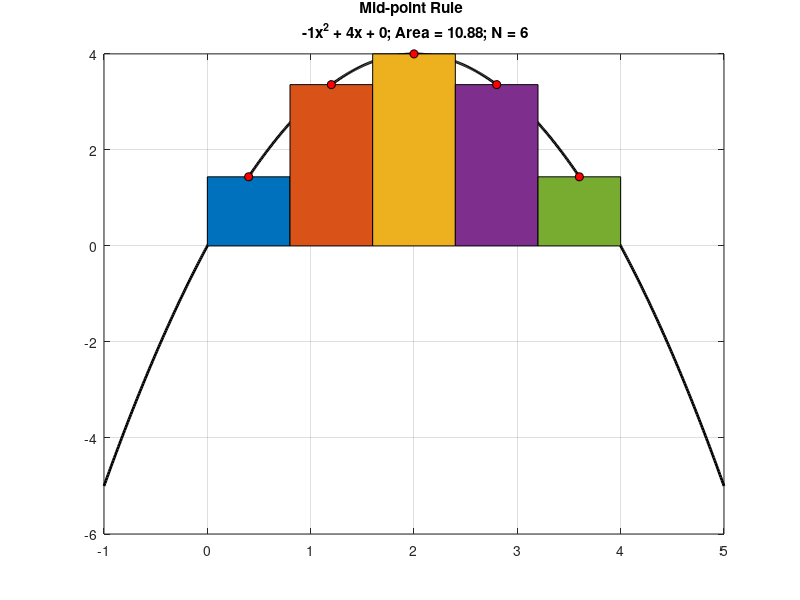

This figure's MATLAB source:
clc
close all
clear all

iex = 2;

%% EXAMPLE 1:  Trapezoidal rule
if iex ==1
    % Make an example Parabola
    % y = ax^2 + bx + c
    
    % Input coefficients
    a = -1;
    b = 4;
    c = 0;
    
    % Intialize x
    x = [-1:.01:5];
    
    % Initialize function
    f = @(a,b,c,x) a*x.^2 + b*x + c;
    
    % Call the function and find value of Y at X
    y = f(a,b,c,x);
    
    % Discretize X for summation
    xmin = 0; xmax = 4;
    Nsamples = 17; % Number of points for dividing x (N-1 trapezoids)
    x_sum = linspace(xmin,xmax,Nsamples);
    h = x_sum(2) - x_sum(1);
    
    % Y- points at x for summation
    y_sum = f(a,b,c,x_sum);
    
    % Area using TRAPEZOIDAL RULE
    area1 = h/2*(y_sum(1)+y_sum(17)+2*(y_sum(2)+y_sum(3)+y_sum(4)+y_sum(5)+y_sum(6)+y_sum(7)+y_sum(8)+y_sum(9)+y_sum(10)+y_sum(11)+y_sum(12)+y_(13)+y_sum(14)+y_sum(15)+y_sum(16))); % KEY
    
    % plot
    figure
    plot(x,y,'k','LineWidth',2);
    grid on, hold on
    
    % color area under the trapezoid
    for ii = 1:length(x_sum)-1
        area([x_sum(ii) x_sum(ii+1)],[y_sum(ii) y_sum(ii+1)]);
    end
    
    % plot circluar markers
    for ii = 1:length(x_sum)
        plot([x_sum(ii)],[y_sum(ii)],'o','MarkerFaceColor','r','MarkerEdgeColor','k');
    end
    title(sprintf('Trapezoidal Rule \n %dx^2 + %dx + %d; Area = %0.2f; N = %d',a,b,c,area1,Nsamples));
end

%% EXAMPLE 2:  Midpoint rule
if iex ==2
    % Make an example Parabola
    % y = ax^2 + bx + c
    
    % Input coefficients
    a = -1;
    b = 4;
    c = 0;
    
    % Intialize x
    x = [-1:.01:5];
    
    % Initialize function
    f = @(a,b,c,x) a*x.^2 + b*x + c;
    
    % Call the function and find value of Y at X
    y = f(a,b,c,x);
    
    % Discretize X for summation
    xmin = 0; xmax = 4;
    Nsamples = 6; % Number of points for dividing x (N-1 rectangles)
    x_sum = linspace(xmin,xmax,Nsamples);
    h = x_sum(2) - x_sum(1);
    
    % Find mid-points of x
    x_mid = conv(x_sum,[0.5 0.5],'valid');
    
    % Y- points at mid-points for summation
    y_mid = f(a,b,c,x_mid);
    
    % Area using MID-POINT RULE
    area1 = h*sum(y_mid); % KEY
    
    % plot
    figure
    plot(x,y,'k','LineWidth',2);
    grid on, hold on  
    
    % color area under the rectangle
    for ii = 1:length(x_sum)-1
        area([x_sum(ii) x_sum(ii+1)],[y_mid(ii) y_mid(ii)]);
    end
    
    % plot circluar markers
    for ii = 1:length(x_mid)
        plot([x_mid(ii)],[y_mid(ii)],'o','MarkerFaceColor','r','MarkerEdgeColor','k');
    end
    title(sprintf('Mid-point Rule \n %dx^2 + %dx + %d; Area = %0.2f; N = %d',a,b,c,area1,Nsamples))
end

%% EXAMPLE 2:  Simpson's Method
if iex == 3
    % Input coefficients
    a = -1;
    b = 4;
    c = 0;
    
    % Intialize x
    x = [-1:.01:5];
    
    % Initialize function
    f = @(a,b,c,x) a*x.^2 + b*x + c;
    
    % Find y
    y = f(a,b,c,x);
    
    % Discretize X for summation
    xmin = 0; xmax = 4;
    
    % Number of points for dividing x (N-1 rectangles)
    % even N means odd number of subintervals (simpsons 3/8 rule)
    % odd N means even number of subintervals (simpsons even rule)
    Nsamples = 7; 
    
    x_sum = linspace(xmin,xmax,Nsamples);
    h = x_sum(2) - x_sum(1);
    
    % Y- points at x for summation
    y_sum = f(a,b,c,x_sum);
    
    % Call simpson function for integration
    area1 = h/3*(y_sum(1)+y_sum(7)+4*y_sum(2)+2*y_sum(3)+4*y_sum(4)+2*y_sum(5)+4*y_sum(6));
    
    % plot
    figure
    plot(x,y,'k','LineWidth',2);
    grid on, hold on  

    % color area under the curve
    for ii = 1:length(x_sum)-1
        idx = x>x_sum(ii)&x<x_sum(ii+1);
        area(x(idx),y(idx));
    end
    
    % plot circluar markers
    for ii = 1:length(x_sum)
        plot([x_sum(ii)],[y_sum(ii)],'o','MarkerFaceColor','r','MarkerEdgeColor','k');
    end
    if mod(length(x_sum),2)==1
        title(sprintf('Simpsons Rule \n %dx^2 + %dx + %d; Area = %0.2f; N = %d',a,b,c,area1,Nsamples));
    else
        title(sprintf('Simpsons 3/8 Rule \n %dx^2 + %dx + %d; Area = %0.2f; N = %d',a,b,c,area1,Nsamples));
    end
end

% Function for simpson's integration
function area1 = simpson(x,y)
h = x(2)-x(1);
N = length(x);
if mod(N,2)==1 
    % odd number of points (even number of intervals)
    % See class notes for derivation
    area1 = h/3*(y_sum(1)+y_sum(7)+4*y_sum(2)+2*y_sum(3)+4*y_sum(4)+2*y_sum(5)+4*y_sum(6)); 
else
    % even number of points
    % odd number of intervals (mod(N,2) == 0); % 3/8 rule
    % https://en.wikipedia.org/wiki/Simpson's_rule#Simpson.27s_3.2F8_rule
    area1 = (3*h/8)*(y(1) + sum(3*y(2:3:end-2)) + sum(3*y(3:3:end-1)) + sum(2*y(4:3:end-4)) + y(end));
end
end